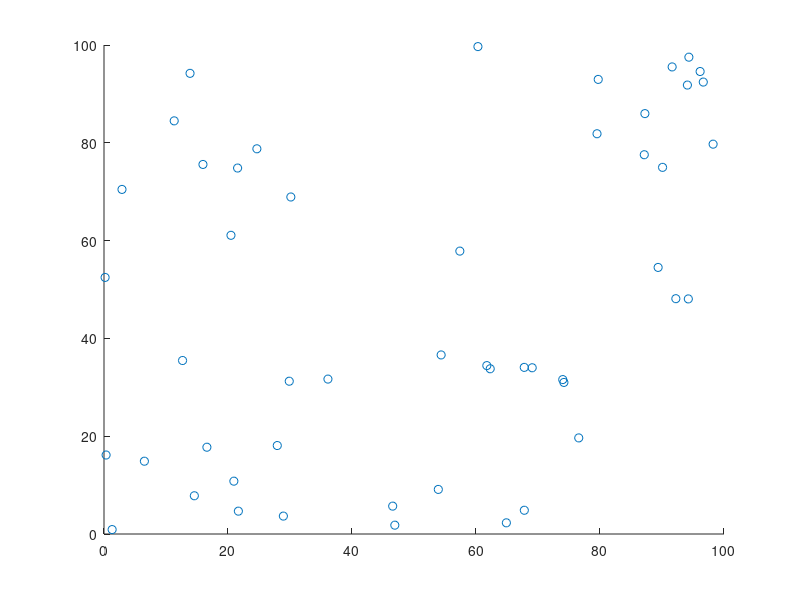

Recreate this plot in MATLAB. (Note: this script raises an error after producing the figure.)
clear all
close all

%% Consider the situation where we randomly place sensors in a square area of 100x100 m 2 to
% measure a certain quantity (for example temperature, density, ...).
rng(5) % Set random seed for repeatability
area = 100; % Meter (area x area)
n = 50; % Number of nodes
lower = 10;
upper = 30;

coordinates = area*rand([n 2]);
measurment = lower + (upper - lower).*rand(n,1);
figure
scatter(coordinates(:, 1), coordinates(:, 2))
%% • Design a proper connected sensor network that covers the area of the plant by using a
% reasonable number of sensors. How many do we need to guarantee a connected sensor
% network? Motivate your choice.
sensorRadius = 20; % Meter
nNeeded = ceil(find_n(sensorRadius)*area);
r = sqrt((2*log(n))/(n))*area;
prob = 1 - 1/n^2;
sensorRadius = r;
distanceSensors = zeros([n n]);
inRadius = zeros([n n]);
neighbors = [];
for i = 1:n
    for j = 1:n
        distanceSensors(i,j) = sqrt((coordinates(i,1) - coordinates(j,1))^2 + (coordinates(i,2) - coordinates(j,2))^2);
        if distanceSensors(i,j) <= sensorRadius && i<j
            inRadius(i,j) = 1;
            neighbors = [neighbors ; i , j];
        end
    end
end

figure
hold on
title(['# Sensors = ' num2str(n), ' Radius = ', num2str(sensorRadius), ' prob = ', num2str(prob)])
scatter(coordinates(:,1), coordinates(:,2))
for k = 1:length(neighbors)

    x_temp1 = coordinates(neighbors(k,1),1); % Get first x coordinate
    y_temp1 = coordinates(neighbors(k,1),2); % Get first y coordinate

    x_temp2 = coordinates(neighbors(k,2),1); % Get second x coordinate
    y_temp2 = coordinates(neighbors(k,2),2); % Get second y coordinate
    % Plot lines between neighboring nodes
    plot([x_temp1, x_temp2] ,[y_temp1, y_temp2], '--', Color='k')
end    
hold off


%% • Suppose the sensor network would like to compute the average value of the 
% measurement data. In addition to a randomised gossip implementation, which will
% serve as a baseline method, implement the average consensus problem using the
% PDMM algorithm. Report the performance in terms of convergence speed and number
% of transmissions and compare this to the results obtained by the randomised gossip
% algorithm.

% Randomized Gossip


%% • Suppose the sensor network would like to compute the median of the measurement
% data. Implement the median consensus problem using the PDMM algorithm.

